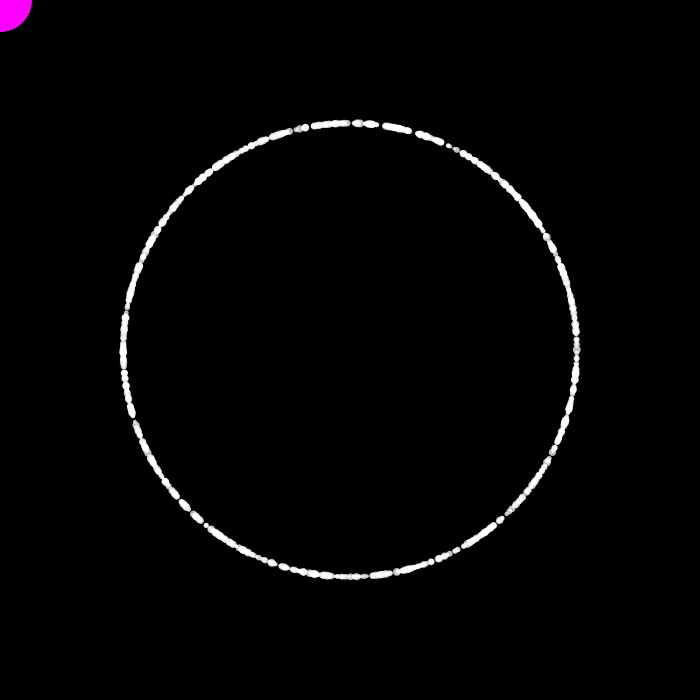
Frame 1 (no input)
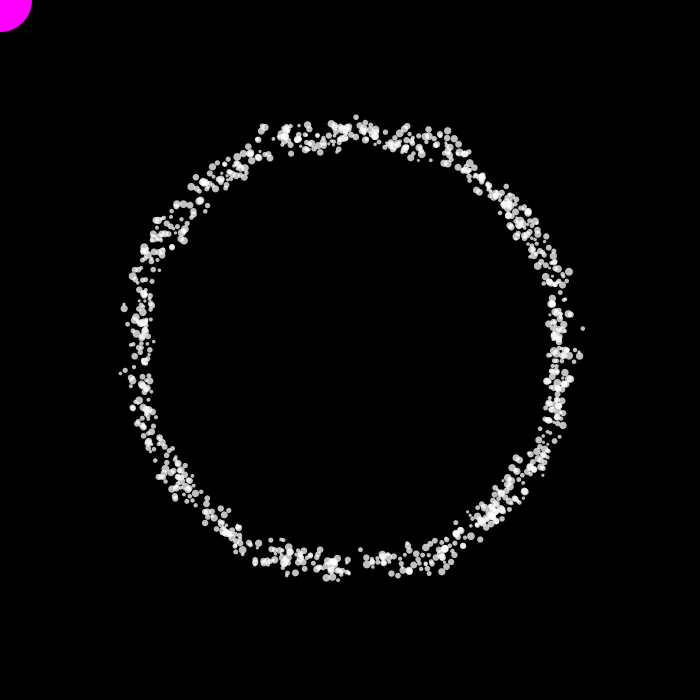
Frame 60 (the mouse pressed at the canvas centre just before this capture)
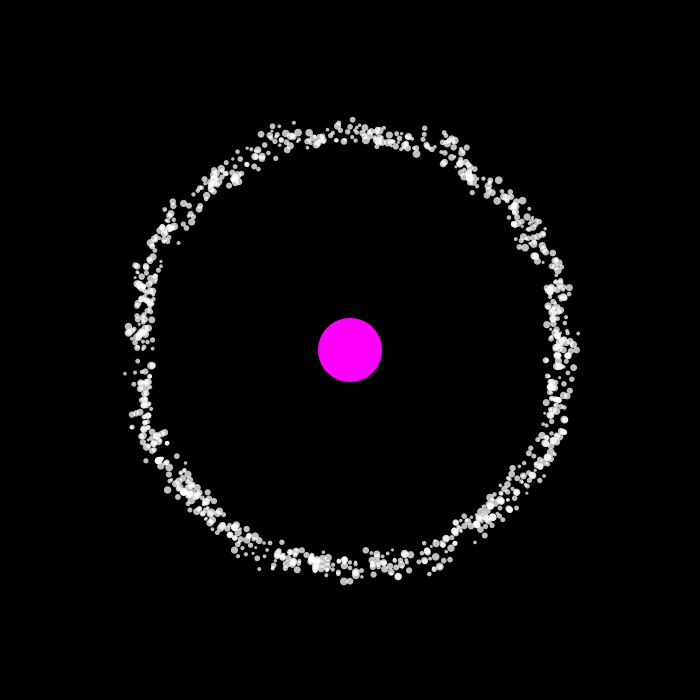
Frame 120 (the mouse held since frame 60 and released just before this capture)

The Processing sketch that drew these frames (run headless with seeded random() and noise(); from frame 60 on, the mouse is pressed at the canvas centre):

// Processing sketch: OrbitalRepeller
// ── OrbitalRepeller.pde
/*

ORBITAL REPELLER

@author Vladimir V. KUCHINOV
@email  helloworld@vkuchinov.co.uk

*/

AgentList agents;
Repulsor repulsor;

void setup() {
    
      size(700, 700);
      agents = new AgentList();
      
      for(int i = 0; i < 1024; i++){
        
          agents.add(new Agent());
        
      }
      
      repulsor = new Repulsor();
      
}

void draw() {

      background(0);
      translate(width/2, height/2);

      
      stroke(0);

      agents.draw();
      repulsor.draw();

}


// ── Atom.pde
class Agent {

    float x, y;
    float angle = 0.0;
    float dir = 1.0;
    float r = 220;
    float ns;
    float size;
    
    Agent() {
    
        ns = random(0.01, 0.05);
        size = random(3, 8);
        
        if(random(1) > 0.5) { dir = 1; } else { dir = -1; }
        angle = random(0, 360);
        float x = cos(radians(angle)) * r;
        float y = sin(radians(angle)) * r;
        
    } 
    
    void draw() {
  
        float noiseScale = ns;
        float noiseVal = -32 + 64.0 * noise( x * noiseScale, y * noiseScale);
        
        //repulsor 
        float dist2 = PVector.dist(new PVector(x, y), new PVector(repulsor.x, repulsor.y));
    
        if(dist2 < 128) { 
          
        float dist = acos(cos(angle - repulsor.angle));
        float inc = 45.0;
   
        float sine = sin(map(dist, inc, 0, 0, PI/2)) * 64.0;
        
        println(sine);
        
        x = cos(radians(angle)) * (r + noiseVal + sine * dir * map(dist2, 0, 128, 1.0, 0.01));
        y = sin(radians(angle)) * (r + noiseVal + sine * dir * map(dist2, 0, 128, 1.0, 0.01));
        } else {

        x = cos(radians(angle)) * (r + noiseVal);
        y = sin(radians(angle)) * (r + noiseVal);
        
        }
        
        noStroke();
        fill(255, 255, 255, 192);
        ellipseMode(CENTER);
        ellipse(x, y, size, size);
    
    }
}

class AgentList extends ArrayList<Agent>{
 
     void draw() { for(Agent a : this) { if(a.angle < 360) { a.angle += 1.5; } else { a.dir *= -1; a.angle = 0; } a.draw(); } } 
  
}

// ── Repulsor.pde
class Repulsor {

    float x, y;
    float angle = 69.0;
    float r;
    
    Repulsor() {
    
          r = 220;
          x = cos(radians(angle)) * r ;
          y = sin(radians(angle)) * r;
          
    } 

    void draw() {
    
          x = mouseX - width / 2; y = mouseY - height / 2;
          float rad = atan2(y, x);
          if(rad < 0.0) { angle = map(rad, -PI, 0, 180, 360); }
          else { angle = map(rad, 0, PI, 0, 180);  }
          
          noStroke();
          fill(255, 0, 255);
          ellipseMode(CENTER);
          ellipse(x, y, 64, 64);
    }
}
